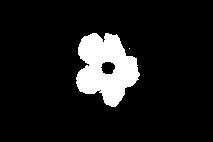
%> input picture HW_3/2/code/newbird1.jpg, 213 x 142 px
$ octave marr_edge.m   (GNU Octave 9; MATLAB toolbox functions it lacks are replaced by stand-ins)
%> lines starting %> are read from the running program, lines starting %| are printed output that depends on the picture; in (x1, y1, x2, y2) boxes, pixels count from 0 and x2, y2 are one past the last pixel; in counts of white or black regions, pixels touching at a corner belong together; the program's own positions count from 1
in_image = imread('newbird1.jpg');
%> in_image is the input picture: size 142x213 uint8; min 0, max 255, mean 25.6
% in_image = rgb2gray(in_image);
in_image = double(in_image);
%> in_image: size 142x213 double
[X,Y] = size(in_image);
%> X = 142; Y = 213
mask1 = [-1 0 1]; mask1 = [mask1;2*mask1;mask1];
mask2 = [1 0 -1]'; mask2 = [mask2,2*mask2,mask2];
out_image1 = imfilter(in_image,mask1); out_image2 = imfilter(in_image,mask2);
%> after `out_image1 = imfilter(in_image,mask1)`:
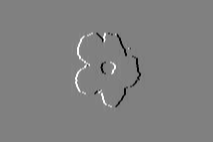
%> out_image1: size 142x213 double; min -1019, max 1000, mean 0; drawn with min black and max white
out_image = sqrt(out_image1.*out_image1 + out_image2.*out_image2);
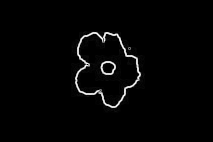
%> out_image: size 142x213 double; min 0, max 1135.5, mean 21.8; drawn with min black and max white
%out_image = uint8(out_image); imshow(out_image);
sig1 = 3; sig2 = 5;
alpha = 0.001;
d = 1+ceil(sqrt(-2*log(alpha))*sig2);
log_filt = fspecial('gaussian',2*d+1,sig1) - fspecial('gaussian',2*d+1,sig2);
LoG_image = imfilter(in_image,log_filt); %imshow(LoG_image);
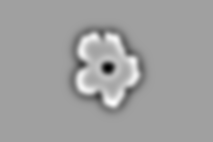
%> LoG_image: size 142x213 double; min -82.97, max 49.05, mean 0; drawn with min black and max white
param = 3;
cut_off = max(out_image(:))/param;
%> cut_off = 378.5
marr_image = zeros(X,Y);
for x = 2:(X-1)
    for y = 2:(Y-1)
        lr = sign(LoG_image(x,y-1)) ~= sign(LoG_image(x,y+1));
        ud = sign(LoG_image(x-1,y)) ~= sign(LoG_image(x+1,y));
        nwse = sign(LoG_image(x-1,y-1)) ~= sign(LoG_image(x+1,y+1));
        nesw = sign(LoG_image(x+1,y-1)) ~= sign(LoG_image(x-1,y+1));
        if ((lr|ud|nwse|nesw) == 1)&&((out_image(x,y) > cut_off))
            marr_image(x,y) = 1;
        end
    end
end
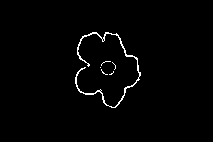
%> marr_image: size 142x213 double; values 0 (black) and 1 (white), 1.5% white in thin lines or dots, all inside (x1, y1, x2, y2) = (75, 32, 141, 108)
figure();
imshow(marr_image);
imwrite(marr_image,"edgebird1.jpg");

$ run again, with HW_3/2/code/hr.jpg copied over HW_3/2/code/newbird1.jpg
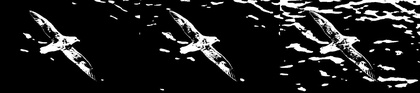
%> input picture HW_3/2/code/hr.jpg, 420 x 93 px, shrunk from 1650 x 366 before the run
%> in_image is the input picture: size 93x420 uint8; min 0, max 255, mean 30.6
%> in_image: size 93x420 double
%> `LoG_image = imfilter(in_image,log_filt);`:
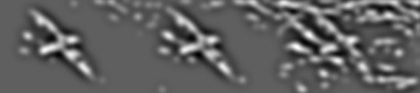
%> LoG_image: size 93x420 double; min -39.64, max 65.71, mean 0.5; drawn with min black and max white
%> cut_off = 366.7
%> after the loop `for x = 2:(X-1)`:
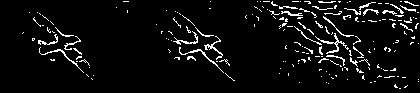
%> marr_image: size 93x420 double; values 0 (black) and 1 (white), 5.6% white in thin lines or dots, all inside (x1, y1, x2, y2) = (22, 1, 419, 89)
